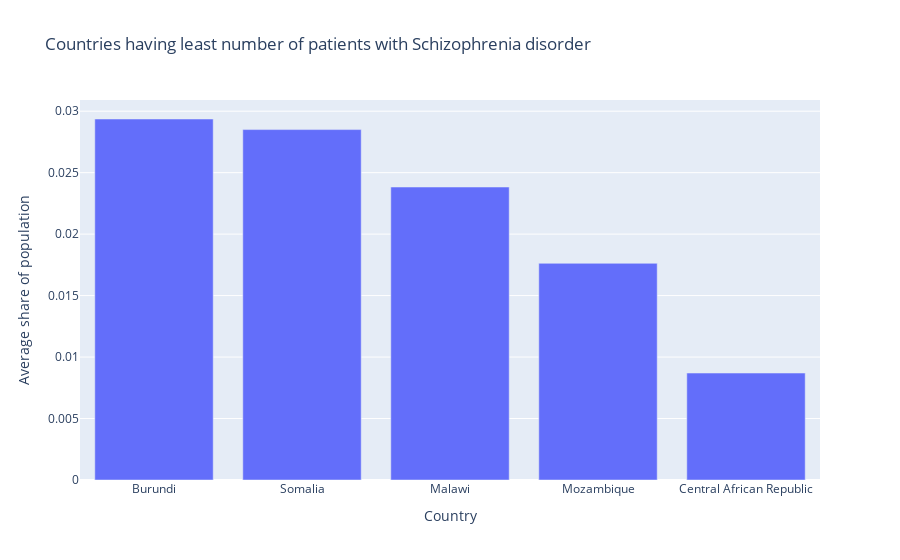

Source (notebook cell):
### Code cell
df_Schizophrenia = Normalize.sort_values(by="Schizophrenia", ascending=False)
plt.figure(figsize=(10,7))
fig = px.bar(df_Schizophrenia.tail(), x='Entity', y='Schizophrenia',
             title='Countries having least number of patients with Schizophrenia disorder',
             labels={'Entity': 'Country', 'Schizophrenia': 'Average share of population'})
fig.show()

### Figure 1 — Plotly figure (JSON) as saved in the notebook; plotly's stock layout.template omitted (floating-point values rounded to 4 significant figures)
{"data": [{"alignmentgroup": "True", "hovertemplate": "Country=%{x}<br>Average share of population=%{y}<extra></extra>", "legendgroup": "", "marker": {"color": "#636efa", "pattern": {"shape": ""}}, "name": "", "offsetgroup": "", "orientation": "v", "showlegend": false, "textposition": "auto", "type": "bar", "x": ["Burundi", "Somalia", "Malawi", "Mozambique", "Central African Republic"], "xaxis": "x", "y": [0.02936, 0.0285, 0.02383, 0.01762, 0.008699], "yaxis": "y"}], "layout": {"barmode": "relative", "legend": {"tracegroupgap": 0}, "title": {"text": "Countries having least number of patients with Schizophrenia disorder"}, "xaxis": {"anchor": "y", "domain": [0, 1], "title": {"text": "Country"}}, "yaxis": {"anchor": "x", "domain": [0, 1], "title": {"text": "Average share of population"}}}}
